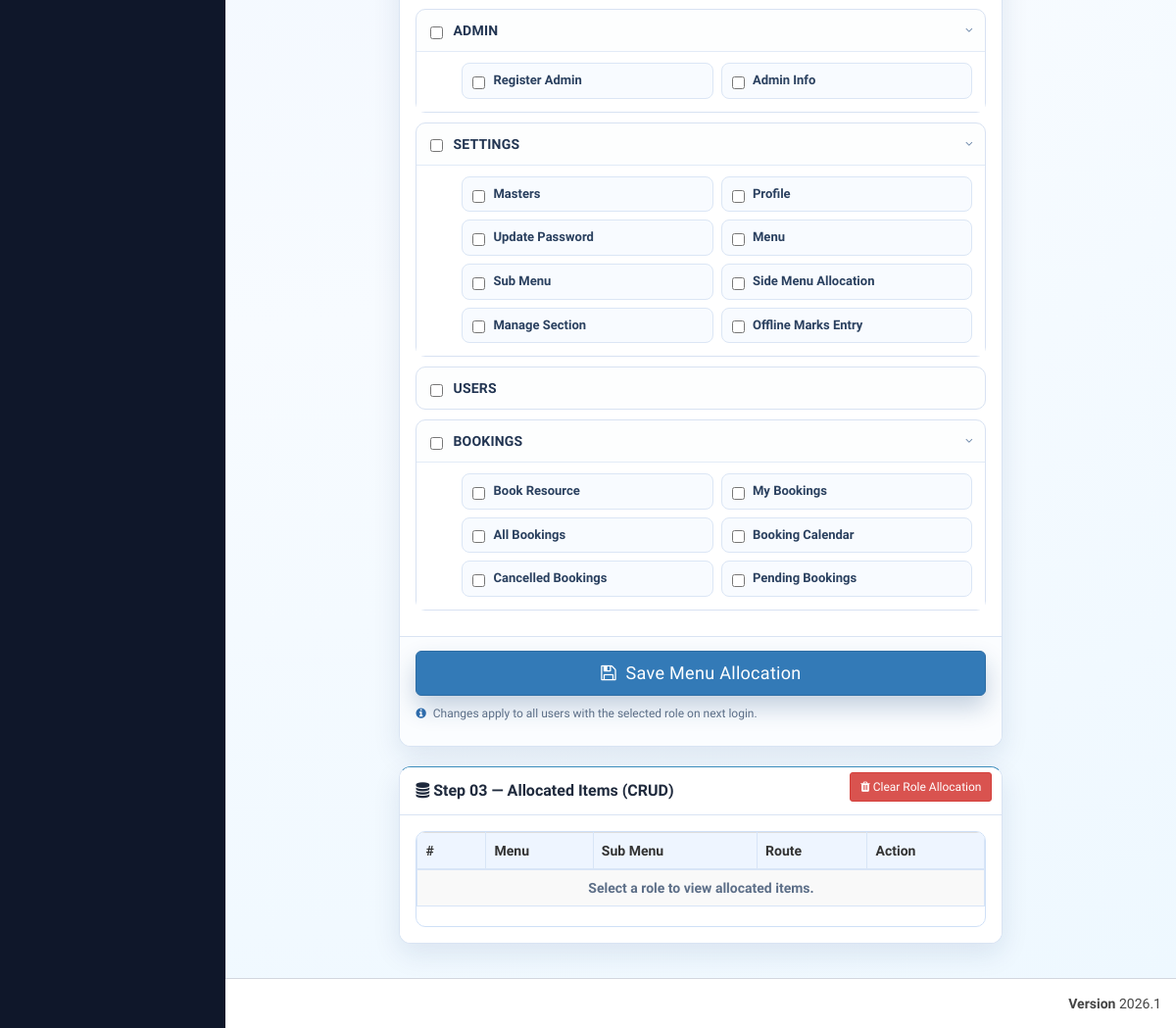
The page /admin/allocation_master.php (signed in, lower part) on the database as committed earlier.
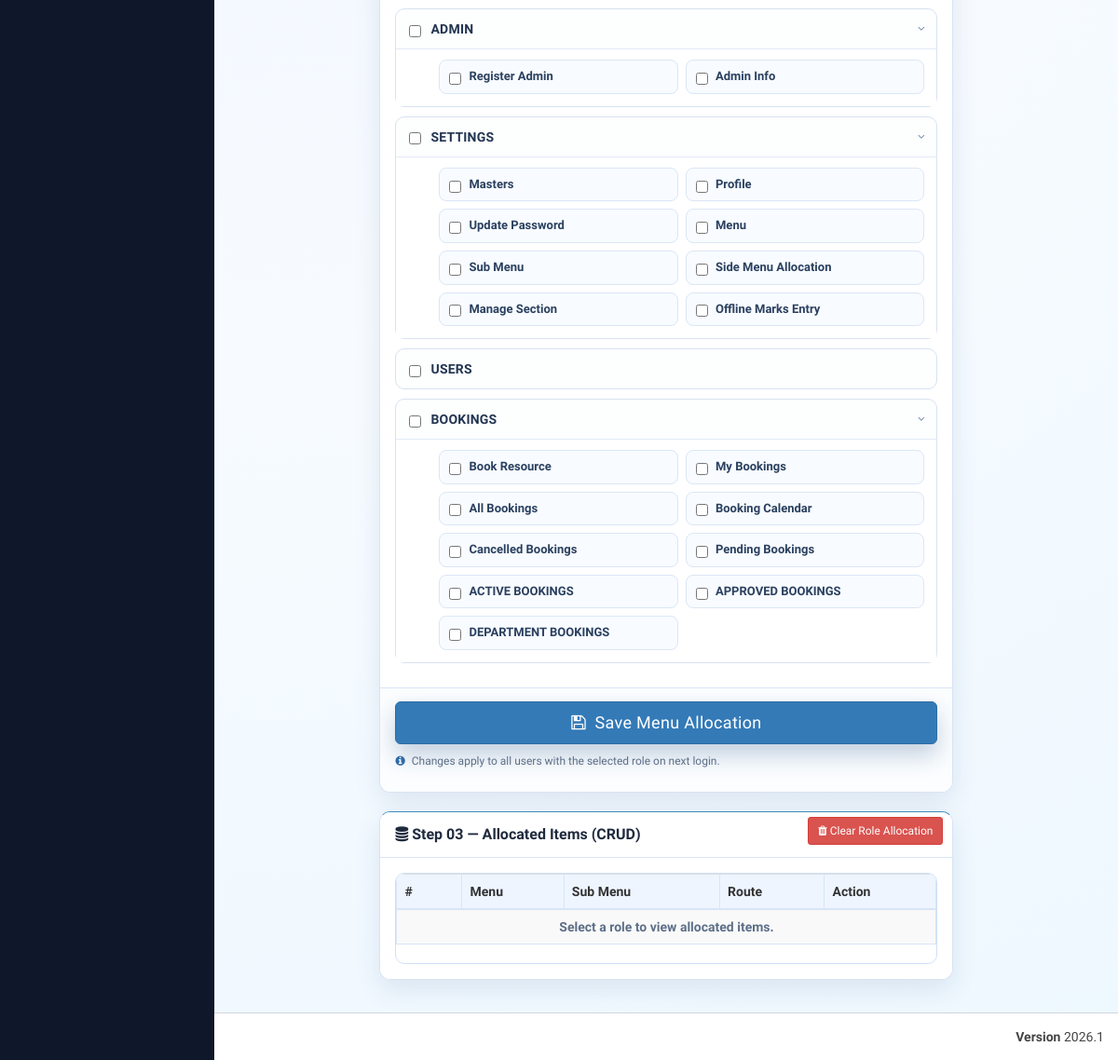
The same page on the database as committed later.
### tables this page shows
CREATE TABLE `rt_menu_master` (
  `menu_id` int(11) NOT NULL,
  `menu_name` varchar(100) NOT NULL,
  `menu_icon` varchar(100) NOT NULL DEFAULT 'fa fa-folder'
);

CREATE TABLE `rt_sub_menu_master` (
  `sub_menu_id` int(11) NOT NULL,
  `menu_id` int(11) NOT NULL,
  `sort_order` int(11) NOT NULL DEFAULT 0,
  `sub_menu_name` varchar(100) NOT NULL,
  `sub_menu_icon` varchar(100) NOT NULL DEFAULT 'fa fa-angle-double-right',
  `sub_menu_route` varchar(255) NOT NULL DEFAULT '#'
);

### database/db_connect.php (called while the page is built, shortened)
<?php
class DBController
{
    public $host = "localhost";
    public $user = "root";
    public $password = "";
    public $database = "tcet_rt";
   public $conn;
    function __construct()
    {
        $this->conn = $this->connectDB();
    }
    function connectDB()
{
    try {
        $conn = mysqli_connect($this->host, $this->user, $this->password, $this->database, 3307);
        return $conn;
    } catch (Exception $e) {
        die("Database connection failed: " . $e->getMessage());
    }
}
    function runQuery($query) {
        $result = mysqli_query($this->conn,$query);
        while($row=mysqli_fetch_assoc($result)) {
            $resultset[] = $row;
        }
        if(!empty($resultset))
            return $resultset;
    }
}
?>

### admin/allocation_master.php (the view, shortened to what this page needs)
<?php
include_once("../database/db_connect.php");
$db = new DBController();
function resolve_system_menu_id($db)
{
  $menuSql = "SELECT menu_id, menu_name FROM rt_menu_master WHERE LOWER(TRIM(menu_name)) IN ('settings', 'admin') ORDER BY CASE WHEN LOWER(TRIM(menu_name)) = 'settings' THEN 0 ELSE 1 END, menu_id ASC LIMIT 1";
  $menuRows = $db->runQuery($menuSql) ?? array();
  if (!empty($menuRows) && isset($menuRows[0]['menu_id'])) {
    return (int) $menuRows[0]['menu_id'];
  }
  return 0;
}
function ensure_system_setting_submenus($db, $systemMenuId)
{
  $systemMenuId = (int) $systemMenuId;
  $settingRows = $db->runQuery("SELECT sub_menu_id FROM rt_sub_menu_master WHERE menu_id = {$systemMenuId} ORDER BY sort_order ASC, sub_menu_id ASC") ?? array();
}
$systemMenuId = resolve_system_menu_id($db);
ensure_system_setting_submenus($db, $systemMenuId);
include "header/header.php";
require_once '../database/db_connect.php';
$roles_raw = $db->runQuery("SELECT role_id, role_name FROM rt_role_master") ?? [];
$all_menus = $db->runQuery("SELECT * FROM rt_menu_master ORDER BY menu_id") ?? [];
$all_subs  = [];
$subs_raw  = $db->runQuery("SELECT * FROM rt_sub_menu_master ORDER BY menu_id, sub_menu_id") ?? [];
foreach ($subs_raw as $sub) {
    $all_subs[$sub['menu_id']][] = $sub;
}
?>
  <div class="content-wrapper">
    <section class="content">
      <form method="POST" action="">
        <div class="row">
          <div class="col-md-8 col-md-offset-2">
            <div class="box box-primary alloc-panel" id="menu-container">
              <div class="box-body">
                <ul class="menu-tree">
                  <?php foreach ($all_menus as $menu): ?>
                    <?php $mid = $menu['menu_id']; ?>
                    <li class="tree-item" id="tree_item_<?= $mid ?>" data-menu-name="<?= htmlspecialchars(strtolower($menu['menu_name'])) ?>">
                      <div class="tree-header">
                        <input type="checkbox"
                               class="main-check flat-blue"
                               name="menu_ids[]"
                               value="<?= $mid ?>"
                               id="menu_<?= $mid ?>"/>
                        <label class="menu-label" for="menu_<?= $mid ?>">
                          <?= htmlspecialchars($menu['menu_name']) ?>
                        </label>
                        <?php if (!empty($all_subs[$mid])): ?>
                          <i class="fa fa-angle-right tree-toggle open" id="arrow_<?= $mid ?>"></i>
                        <?php endif; ?>
                      </div>
                      <?php if (!empty($all_subs[$mid])): ?>
                        <div class="sub-menu-grid open" id="sub_grid_<?= $mid ?>">
                          <?php foreach ($all_subs[$mid] as $sub): ?>
                            <div class="sub-item" id="sub_item_<?= $sub['sub_menu_id'] ?>">
                              <input type="checkbox"
                                     class="sub-check flat-blue"
                                     name="sub_menu_ids[]"
                                     value="<?= $sub['sub_menu_id'] ?>"
                                     data-menu="<?= $mid ?>"
                                     id="sub_<?= $sub['sub_menu_id'] ?>"/>
                              <label for="sub_<?= $sub['sub_menu_id'] ?>" class="alloc-sub-label" data-sub-name="<?= htmlspecialchars(strtolower($sub['sub_menu_name'])) ?>">
                                <?= htmlspecialchars($sub['sub_menu_name']) ?>
                              </label>
                            </div>
                          <?php endforeach; ?>
                        </div>
                      <?php endif; ?>
                    </li>
                  <?php endforeach; ?>
                </ul>
              </div>
              <div class="box-footer">
                <button type="submit" class="btn btn-primary btn-lg btn-block alloc-save-btn">
                  <i class="fa fa-save"></i> &nbsp;Save Menu Allocation
                </button>
                <p class="alloc-info">
                  <i class="fa fa-info-circle"></i>
                  Changes apply to all users with the selected role on next login.
                </p>
              </div>
            </div>
            <div class="box box-primary alloc-panel" id="allocation-crud-box">
              <div class="box-header with-border">
                <h3 class="box-title"><i class="fa fa-database"></i> Step 03 — Allocated Items (CRUD)</h3>
                <div class="box-tools pull-right">
                  <button type="button" class="btn btn-danger btn-sm" id="clear_role_allocation_btn">
                    <i class="fa fa-trash"></i> Clear Role Allocation
                  </button>
                </div>
              </div>
              <div class="box-body">
                <div class="alloc-crud-table-wrap">
                  <table class="table table-bordered table-striped alloc-crud-table">
                    <thead>
                      <tr>
                        <th style="width:70px;">#</th>
                        <th>Menu</th>
                        <th>Sub Menu</th>
                        <th>Route</th>
                        <th style="width:120px;">Action</th>
                      </tr>
                    </thead>
                    <tbody id="allocated-items-tbody">
                      <tr><td colspan="5" class="alloc-empty-state">Select a role to view allocated items.</td></tr>
                    </tbody>
                  </table>
                </div>
              </div>
            </div>
          </div>
        </div>
      </form>
    </section>
  </div>
<?php include "header/footer.php" ?>

### admin/header/header.php (shortened to what this page needs)
<?php
include_once("../database/db_connect.php");
?>
<!DOCTYPE html>
<html>
<head>
  <link rel="stylesheet" href="bootstrap/css/bootstrap.min.css">
  <link rel="stylesheet" href="https://cdnjs.cloudflare.com/ajax/libs/font-awesome/4.5.0/css/font-awesome.min.css">
  <link rel="stylesheet" href="https://cdnjs.cloudflare.com/ajax/libs/ionicons/2.0.1/css/ionicons.min.css">
  <link rel="stylesheet" href="dist/css/AdminLTE.min.css">
  <link rel="stylesheet" href="dist/css/skins/_all-skins.min.css">
  <link rel="stylesheet" href="plugins/iCheck/flat/blue.css">
  <link rel="stylesheet" href="plugins/morris/morris.css">
  <link rel="stylesheet" href="plugins/jvectormap/jquery-jvectormap-1.2.2.css">
  <link rel="stylesheet" href="plugins/datepicker/datepicker3.css">
  <link rel="stylesheet" href="plugins/daterangepicker/daterangepicker.css">
  <link rel="stylesheet" href="plugins/bootstrap-wysihtml5/bootstrap3-wysihtml5.min.css">
</head>
<body class="hold-transition skin-blue sidebar-mini">
  <div class="wrapper">
    <aside class="main-sidebar">
    </aside>

### admin/header/footer.php (shortened to what this page needs)
<footer class="main-footer" style="margin-left:5px">
    <div class="pull-right hidden-xs">
      <b>Version</b> 2026.1
    </div>
    <strong>&copy; <script type="text/javascript"> document.write(new Date().getFullYear()) </script> TCET, Mumbai </strong>
  </footer>
<link rel="stylesheet" href="https://maxcdn.bootstrapcdn.com/bootstrap/3.3.6/css/bootstrap.min.css" />
</body>
</html>

### admin/header/header.php (style rules this page uses)
body { font-family: 'Plus Jakarta Sans', sans-serif !important; background-color: #f8fafc; }
.skin-blue .main-sidebar, .skin-blue .wrapper, .skin-blue .main-sidebar .sidebar-menu>li.header, .sidebar-mini.sidebar-collapse .main-sidebar { background-color: #0f172a !important; }
.content-wrapper { background-color: #f8fafc !important; border-left: 1px solid rgba(0, 0, 0, 0.05); }

### admin/allocation_master.php (style rules this page uses)
:root { --alloc-primary: #1f4c8f; --alloc-accent: #19a1b8; --alloc-soft: #eef5ff; --alloc-border: #d9e4f3; --alloc-text: #1f2a3d; }
.content-wrapper { background: radial-gradient(circle at top left, #eff5ff 0%, #f7fbff 52%, #eef8ff 100%); min-height: calc(100vh - 50px); }
.alloc-panel { border: 1px solid var(--alloc-border); border-radius: 12px; overflow: hidden; box-shadow: 0 10px 28px rgba(19, 52, 106, 0.1); margin-top: 14px; }
.alloc-panel > .box-header { background: #fff; border-bottom: 1px solid var(--alloc-border); padding: 14px 16px; }
.alloc-panel > .box-header .box-title { color: var(--alloc-text); font-weight: 700; font-size: 16px; }
.alloc-panel > .box-body { background: #fff; padding: 16px; }
.alloc-panel > .box-footer { background: #fbfdff; border-top: 1px solid var(--alloc-border); padding: 14px 16px; }
.menu-tree { list-style: none; padding: 0; margin: 0; }
.menu-tree .tree-item { border: 1px solid #d8e2f2; border-radius: 10px; margin-bottom: 10px; background: #fdfefe; transition: border-color .2s, box-shadow .2s, transform .12s; }
.tree-header { padding: 11px 14px; display: flex; align-items: center; gap: 10px; cursor: pointer; user-select: none; border-radius: 10px 10px 0 0; }
.tree-header .menu-label { font-size: 14px; font-weight: 700; flex: 1; color: #223552; margin-bottom: 0; text-transform: uppercase; letter-spacing: 0.2px; }
.tree-toggle { font-size: 12px; color: #6d88aa; transition: transform .2s; }
.tree-toggle.open { transform: rotate(90deg); }
.sub-menu-grid { display: grid; padding: 11px 13px 13px 46px; border-top: 1px solid #e2ebf7; background: #fff; grid-template-columns: repeat(auto-fill, minmax(210px, 1fr)); gap: 8px; }
.sub-menu-grid.open { display: grid; }
.sub-item { border: 1px solid #dbe6f5; border-radius: 8px; padding: 8px 10px; background: #f8fbff; display: flex; align-items: center; gap: 8px; font-size: 13px; transition: border-color .2s, background .2s; }
.alloc-sub-label { margin: 0; font-weight: 600; cursor: pointer; color: #2a405f; }
.alloc-save-btn { border-radius: 10px; font-size: 15px; font-weight: 700; letter-spacing: 0.3px; background: linear-gradient(100deg, var(--alloc-primary) 0%, #2367a8 55%, var(--alloc-accent) 100%); border: 0; box-shadow: 0 12px 24px rgba(21, 66, 122, 0.24); padding-top: 11px; padding-bottom: 11px; }
.alloc-info { font-size: 12px; color: #5b6e87; margin-top: 10px; }
.alloc-info i { color: #2d6bab; margin-right: 4px; }
.alloc-crud-table-wrap { border: 1px solid #cfe0f7; border-radius: 10px; overflow: hidden; background: #fff; }
.alloc-crud-table { margin-bottom: 0; }
.alloc-crud-table thead tr { background: #eef5ff; }
.alloc-crud-table th, .alloc-crud-table td { border-color: #d8e5f7 !important; vertical-align: middle !important; }
.alloc-empty-state { padding: 14px; text-align: center; color: #5d6f88; font-weight: 600; }

Rows that differ between the two databases and show on the page:
added rt_sub_menu_master: sub_menu_name "ACTIVE BOOKINGS", shown under rt_menu_master "BOOKINGS"
added rt_sub_menu_master: sub_menu_name "APPROVED BOOKINGS", shown under rt_menu_master "BOOKINGS"
added rt_sub_menu_master: sub_menu_name "DEPARTMENT BOOKINGS", shown under rt_menu_master "BOOKINGS"
